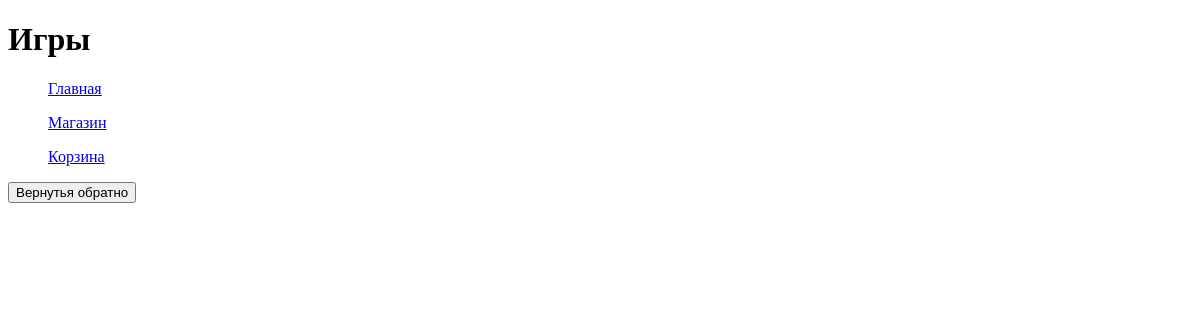
The app's page /platform/games/, older data.
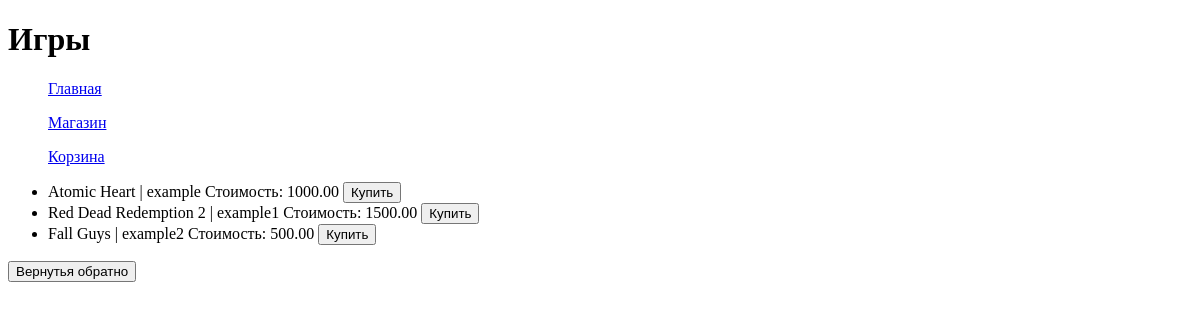
The same page, newer data.
### task1/models.py (models this page shows, shortened)
class Game(models.Model):
    title = models.CharField(max_length=100)
    cost = models.DecimalField(max_digits=10, decimal_places=2)
    size = models.DecimalField(max_digits=10, decimal_places=2, null=True, blank=True)
    description = models.TextField()
    age_limited = models.BooleanField(default=False)
    buyer = models.ManyToManyField(Buyer, related_name='games')

### task1/views.py (the view)
# urls.py: path('platform/games/', games_page, name='games_page'),
def games_page(request):
    games = Game.objects.all()
    context = {'games': games}
    return render(request, 'games.html', context=context)

### templates/games.html (shortened to what this page needs)
{% extends "menu.html" %}
    {% block pagename %}
    <h1>Игры</h1>
    {% endblock %}
    {% block menu %}
    {{ block.super }}
    {% endblock %}
    {% block content %}
    <ul>
        {% for game in games %}
        <li>{{ game.title }} | {{ game.description}} Стоимость: {{ game.cost }} <button>Купить</button></li>
        {% endfor %}
    </ul>
    <form action="{% url 'main_page' %}">
        <button type="submit">Вернутья обратно</button>
    </form>
    {% endblock %}

Row changes from the older to the newer data that the page shows:
added Game: title "Atomic Heart", description "example", cost "1000.00"
added Game: title "Red Dead Redemption 2", description "example1", cost "1500.00"
added Game: title "Fall Guys", description "example2", cost "500.00"
